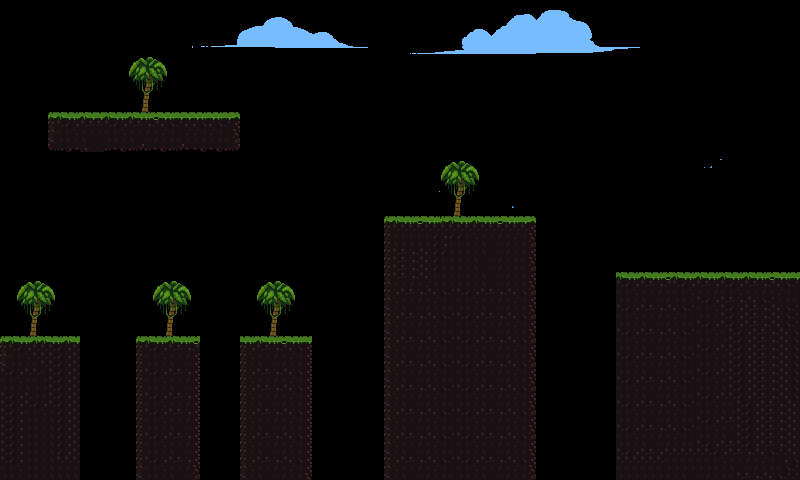

A level layout from a 2D game, rendered from its tile map. Below: a short description, then the map file with tile-grid data replaced by summaries:
An orthogonal 100x60 tile map with 8x8 px tiles, 1 tile layer (块层 1), 7 tilesets.

<map version="1.0" tiledversion="1.0.3" orientation="orthogonal" renderorder="right-down" width="100" height="60" tilewidth="8" tileheight="8" nextobjectid="1">
 <tileset firstgid="1" name="tileset" tilewidth="8" tileheight="8" tilecount="117" columns="13">
  <image source="tileset.png" width="104" height="72" />
 </tileset>
 <tileset firstgid="118" name="jungle_tree2" tilewidth="8" tileheight="8" tilecount="35" columns="5">
  <image source="jungle_tree2.png" width="40" height="59" />
 </tileset>
 <tileset firstgid="153" name="clouds1" tilewidth="8" tileheight="8" tilecount="84" columns="21">
  <image source="clouds1.png" width="173" height="38" />
 </tileset>
 <tileset firstgid="237" name="clouds2" tilewidth="8" tileheight="8" tilecount="174" columns="29">
  <image source="clouds2.png" width="238" height="50" />
 </tileset>
 <tileset firstgid="411" name="jungle_paralax_bg1" tilewidth="8" tileheight="8" tilecount="1296" columns="48">
  <image source="jungle_paralax_bg1.png" width="384" height="216" />
 </tileset>
 <tileset firstgid="1707" name="jungle_bg_trees" tilewidth="8" tileheight="8" tilecount="252" columns="18">
  <image source="jungle_bg_trees.png" width="144" height="112" />
 </tileset>
 <tileset firstgid="1959" name="jungle_tree2_bg" tilewidth="8" tileheight="8" tilecount="28" columns="4">
  <image source="jungle_tree2_bg.png" width="39" height="59" />
 </tileset>
 <layer name="块层 1" width="100" height="60">
  <data>[6000 cells, 2587 non-empty, 614 distinct tile ids]</data>
 </layer>
</map>
